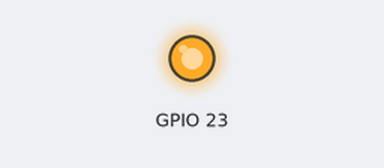
Simulated run of this program. Board: ESP32. Shown: output pins drawn as LEDs (lit = HIGH). Nothing arrives over Bluetooth unless stated; what the program prints to the serial monitor is not drawn.

Above: at 1.2 s.
At 4.35 s:
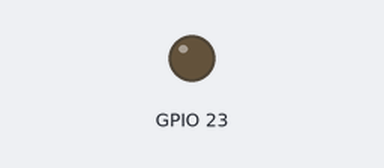
Timing chart, 0 to 4.7 s (numbered marks = the images above):
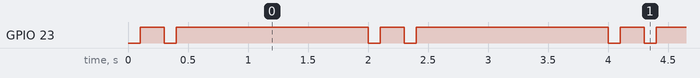

Measured:
- by itself, GPIO 23: repeats every 2.0 s: LOW 0.10 s, HIGH 1.6 s, LOW 0.10 s, HIGH 0.20 s
- by itself, everything shown: repeats every 2.0 s, in 4 steps

The program:

main.cpp
```cpp
/** CODIGO PARA FILIPE
 * @file main.h
 * @brief main.cpp. Codigo base para uso da placa SimovaMPA.
 */

//=========================== CONFIGURAÇÕES DO MPA =============================
#include <Arduino.h>
#include "BluetoothSerial.h" //Inclusão da Lib do bluetooth
BluetoothSerial SerialBT;    // Criando objeto do Serial

//=========================== Inclusão de bibliotecas =========================

int getchipID()
{
  uint32_t chipId = 0;
  for (int i = 0; i < 17; i = i + 8)
  {
    chipId |= ((ESP.getEfuseMac() >> (40 - i)) & 0xff) << i;
  }
  char buf[20];
  snprintf(buf, sizeof(buf), "CHIP_ID=%d", chipId);
  // Debug(buf, Debug_MPA, __func__, __LINE__);
  Serial.println(buf);
  return chipId;
}

/* #region  Callback BT */
char bt_serial_temporario[150];
// Processamento da entrada via bluetooth - em desenvolvimento
void callback_ESP_BT(const uint8_t *buffer, size_t size) // Funçao construida mas não desenvolvida nesse programa.  Processa a entrada
{
  String inData;
  for (size_t i = 0; i < size; i++) // loop para colocar todo o buffer numa array
  {
    Serial2.write(buffer[i]);
//    const char c = buffer[i];
//    bt_serial_temporario[i] = c;
//    inData += c;
   // Serial.write(c);
  }
  //Serial.print(inData);

  // if (inData == "restart\n")
  // {
  //     // O ESP.restart misteriosamente roda antes do bluetooth enviar, bizarro demais
  //     ESP.restart();
  // }
  // else if (inData == "clean_vars\n")
  // {
  //     SerialBT.println("Not working yet CLEANVARS");
  // }
  // else if (inData == "report\n")
  // {
  //     SerialBT.println("Not working yet REPORT");
  // }
  // else if (inData == "setBTname\n")
  // {
  //     SerialBT.println("Not working yet SETBTNAME");
  // }
  // else
  // {
  //     SerialBT.println("unknown command");
  // }

  // inData = ""; // Clear recieved buffer
  //  ELSE
}
/* #endregion */

/* Rotina de setup, roda apenas uma vez */
// void setup(void)
// {
//   Serial.begin(9600);
//   char btname[15];
//   snprintf(btname, sizeof(btname), "xBTSAT_%4d", getchipID());
//   SerialBT.begin(btname); // Bluetooth device name
//   SerialBT.onData(callback_ESP_BT);
// }

TaskHandle_t Task1_handle; // Esse handle não funciona se estiver em outro contexto, utilizei a variavel booleana "Serial2InUse"
// portMUX_TYPE myMutex2 = portMUX_INITIALIZER_UNLOCKED;
void Task1_LED(void *pvParameters)
{
  Serial.print("Task3 running on core ");
  Serial.println(xPortGetCoreID());

  for (;;)
  {
     if ((SerialBT.hasClient() > 0))
    {
        digitalWrite(23,LOW);
        vTaskDelay(100 / portTICK_PERIOD_MS);
        digitalWrite(23,HIGH);
        vTaskDelay(200 / portTICK_PERIOD_MS);
        digitalWrite(23,LOW);
        vTaskDelay(100 / portTICK_PERIOD_MS);
        digitalWrite(23,HIGH);
        vTaskDelay(1600 / portTICK_PERIOD_MS);
    }
    else //nao conectado
    {
        digitalWrite(23,LOW);
        vTaskDelay(200 / portTICK_PERIOD_MS);
        digitalWrite(23,HIGH);
        vTaskDelay(200 / portTICK_PERIOD_MS);
    }
    //vTaskDelay(30000 / portTICK_PERIOD_MS); // consulta mais rapido para nao perder cortes
  }
}

void setup(void)
{
  //Status LED
  pinMode(23,OUTPUT);
  digitalWrite(23,LOW);
  Serial.begin(9600);
  Serial2.begin(9600);
  char btname[15];
  snprintf(btname, sizeof(btname), "MARTE_%4d", getchipID());
  SerialBT.begin(btname); // Bluetooth device name
  SerialBT.onData(callback_ESP_BT);


  xTaskCreatePinnedToCore(
      Task1_LED, /* Task function. */
      "Task3",                    /* name of task. */
      10000,                      /* Stack size of task */
      NULL,                       /* parameter of the task */
      1,                          /* priority of the task */
      &Task1_handle,     /* Task handle to keep track of created task */
      1);                         /* pin task to core 0 */

}


void transceive()
{
  // ESTA NO CALLBACK
  //   if (SerialBT.available())
  //   Serial.write(SerialBT.read());
  // from termial to bluetooth
  if (Serial2.available())
    SerialBT.write(Serial2.read());
}

void loop(void) // sempre será atribuído ao core 1 automaticamente pelo sistema, com prioridade 1
{
  transceive();
  // delay(1);
}


// while (Serial.available())
// {
//   SerialBT.print(Serial.read());
//   /* code */
// }
```
